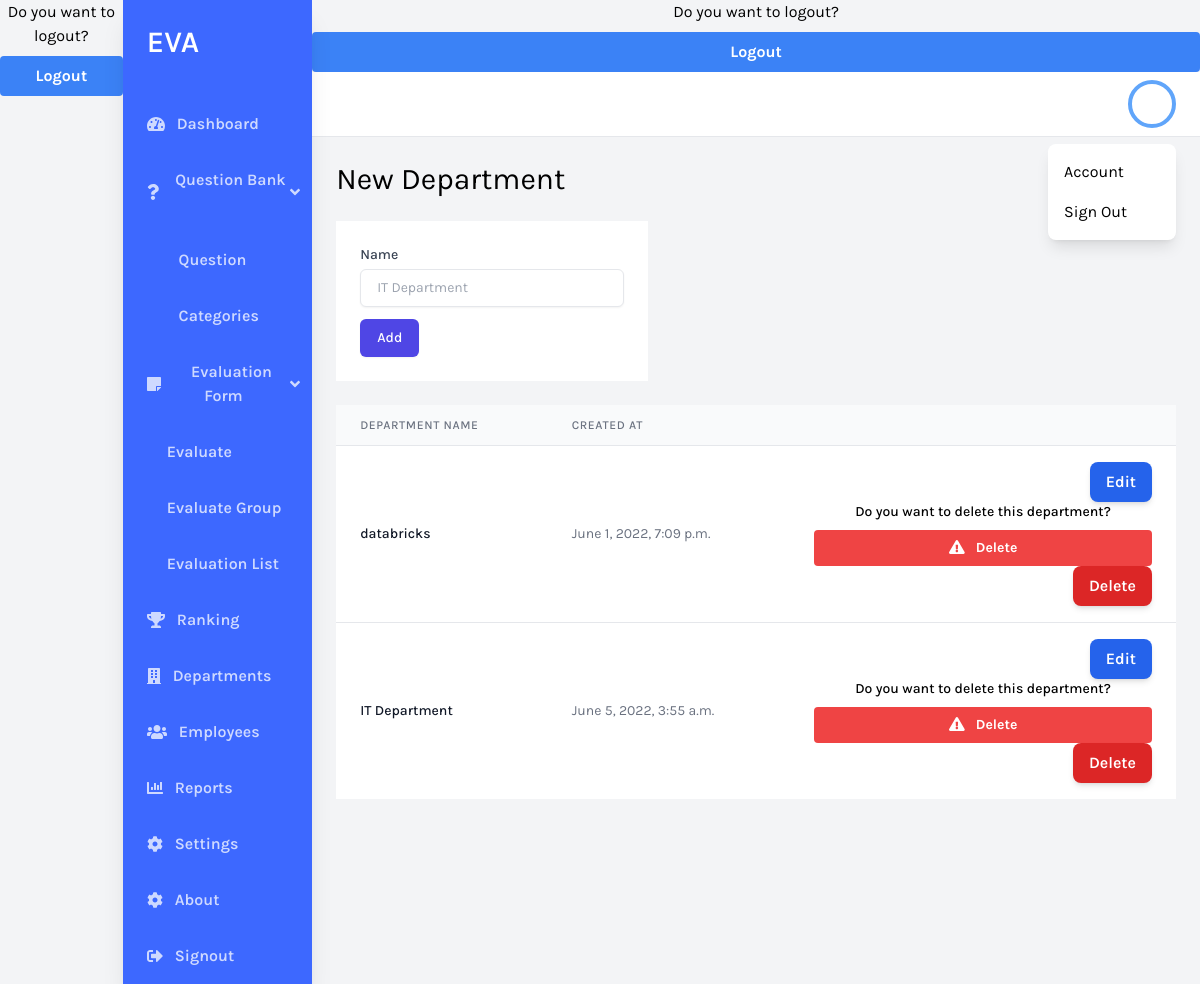
Screenshot of /departments/ with the database file from the repository.
### eva/models.py (models this page shows, shortened)
class Department(models.Model):
    created_at = models.DateTimeField(auto_now_add=True)
    name = models.CharField(max_length=255)

### eva/views.py (the view)
# urls.py: path('departments/', views.departments, name='departments'),
def departments(request):
    success = ""
    if request.method == "POST":
        name = request.POST.get("name")
        new_department = Department(name=name)
        new_department.save()
        success = "Successfully added a new department."
    data = Department.objects.all()
    return render(request, "eva/departments.html", {"data": data, "success": success})

### eva/templates/eva/departments.html (shortened to what this page needs)
<!DOCTYPE html>
<html lang="en">
  <head>
    <script src="https://cdn.tailwindcss.com"></script>
    <link rel="stylesheet" href="https://cdnjs.cloudflare.com/ajax/libs/jquery-modal/0.9.1/jquery.modal.min.css" />
  </head>
  <body class="bg-gray-100 font-family-karla flex">
    {% include 'includes/navbar.html' %}
    <div class="w-full flex flex-col h-screen overflow-y-hidden">
      {% include 'includes/header.html' %}
      <div class="w-full overflow-x-hidden border-t flex flex-col">
        <main class="w-full flex-grow p-6">
          <h1 class="text-3xl text-black pb-6">New Department</h1>
          <form action="{% url 'departments' %}" method="post">
            <div class="flex flex-row flex-wrap mb-6 self-auto">
              <div class="px-4 py-5 bg-white sm:p-6">
                <div class="grid grid-cols-6 gap-6">
                  <div class="col-span-12">
                    <label
                      for="name"
                      class="block text-sm font-medium text-gray-700"
                      >Name</label
                    >
                    <input
                      type="text"
                      name="name"
                      placeholder="IT Department"
                      class="mt-1 focus:ring-indigo-500 focus:border-indigo-500 block w-full shadow-sm sm:text-sm border border-gray-200 rounded-md px-4 py-2"
                    />
                  </div>
                </div>
                <button
                  type="submit"
                  class="mt-3 inline-flex justify-center py-2 px-4 border border-transparent shadow-sm text-sm font-medium rounded-md text-white bg-indigo-600 hover:bg-indigo-700 focus:outline-none focus:ring-2 focus:ring-offset-2 focus:ring-indigo-500"
                >
                  Add
                </button>
              </div>
            </div>
          </form>
          <div class="flex flex-col mt-5 mb-5">
            <table class="min-w-full divide-y divide-gray-200">
              <thead class="bg-gray-50">
                <tr>
                  <th
                    scope="col"
                    class="px-6 py-3 text-left text-xs font-medium text-gray-500 uppercase tracking-wider"
                  >
                    Department Name
                  </th>
                  <th
                    scope="col"
                    class="px-6 py-3 text-left text-xs font-medium text-gray-500 uppercase tracking-wider"
                  >
                    Created at
                  </th>
                  <th
                    scope="col"
                    class="px-6 py-3 text-left text-xs font-medium text-gray-500 uppercase tracking-wider"
                  ></th>
                </tr>
              </thead>
              <tbody class="bg-white divide-y divide-gray-200">
                 {% for x in data %}
                <tr>
                  <td class="px-6 py-4 whitespace-nowrap">
                    <div class="flex items-center">
                      <div class="text-sm font-medium text-gray-900">
                        {{ x.name }}
                      </div>
                    </div>
                  </td>
                  <td class="px-6 py-4 whitespace-nowrap text-sm text-gray-500">
                    {{ x.created_at }}
                  </td>
                  <td
                    class="px-6 py-4 whitespace-nowrap text-right text-sm font-medium"
                  >
                    <a
                      href="{% url 'department_detail' x.id %}"
                      class="inline-block flex-shrink-0 bg-blue-600 text-white text-base font-semibold py-2 px-4 rounded-lg shadow-md hover:bg-blue-800 focus:outline-none focus:ring-2 focus:ring-blue-500 focus:ring-offset-2 focus:ring-offset-blue-200"
                    >
                      Edit
                    </a>
                     <div id="delete" class="modal">
                      <p class="text-center">Do you want to delete this department?
                          <form
                      class= "block bg-red-500 hover:bg-red-700 text-white font-bold py-2 px-4 rounded text-center mt-2"
                      action="{% url 'department_delete' x.id %}"
                      method="post">
                      <i class="fas fa-exclamation-triangle mr-2"></i>
                      <button
                        class="text-center">
                        Delete
                      </button>
                    </form>
                     </div>
                    <a href = "#delete" rel="modal:open"
                      class="inline-block flex-shrink-0 bg-red-600 text-white text-base font-semibold py-2 px-4 rounded-lg shadow-md hover:bg-red-800 focus:outline-none focus:ring-2 focus:ring-red-500 focus:ring-offset-2 focus:ring-offset-red-200"
                    >
                      Delete
                    </a>
                  </td>
                </tr>
                {% endfor %}
              </tbody>
            </table>
          </div>
        </main>
      </div>
    </div>
  </body>
</html>

### eva/templates/eva/departments.html (style rules this page uses)
.font-family-karla { font-family: karla; }

### rows the page displays
Department: name "databricks", created_at "June 1, 2022, 7:09 p.m."
Department: name "IT Department", created_at "June 5, 2022, 3:55 a.m."
